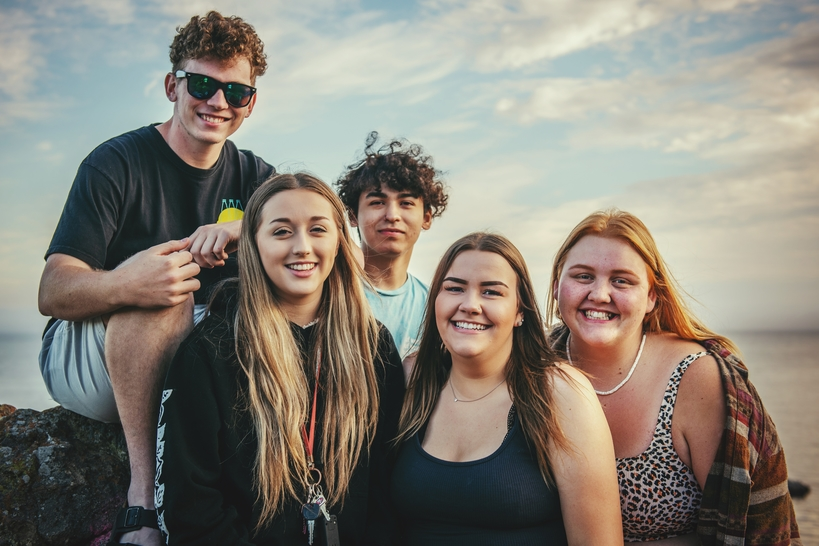
#> input picture e2e/e2e_src/sample_images/000_5.jpg, 819 x 546 px
$ python -i data_augment.py   (imports and definitions only)
#> lines starting #> are read from the running program, lines starting #| are printed output that depends on the picture; after the words box and inside, x2 and y2 are one past the last pixel; in counts of white or black regions, pixels touching at a corner belong together
#> further down, picture is the input picture: shape (546, 819, 3); mean B, G, R 119.5, 129.7, 135.4
import cv2
import numpy as np
import random
from src.services.facescan.plugins.pytorch_detector.utils.box_utils import matrix_iof


# [71 lines left out: function _crop, not called in this run]


def _distort(image):

    def _convert(image, alpha=1, beta=0):
#> called with alpha = 1, beta = -29.41
        tmp = image.astype(float) * alpha + beta
        tmp[tmp < 0] = 0
#> tmp: shape (546, 819, 3) float64; mean B, G, R 90.4, 100.5, 106.7
        tmp[tmp > 255] = 255
        image[:] = tmp
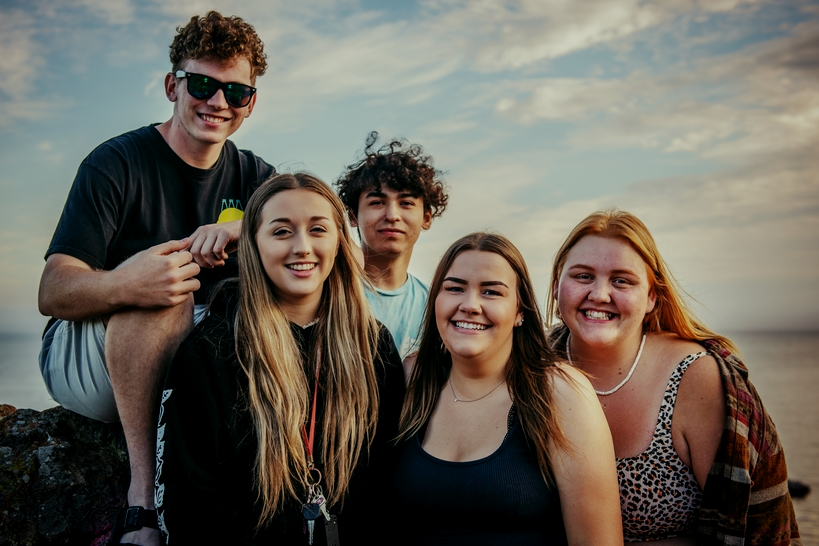
#> image: shape (546, 819, 3); mean B, G, R 89.9, 100, 106.2

    image = image.copy()

    if random.randrange(2):

        #brightness distortion
        if random.randrange(2):
            _convert(image, beta=random.uniform(-32, 32))

        #contrast distortion
        if random.randrange(2):
            _convert(image, alpha=random.uniform(0.5, 1.5))

        image = cv2.cvtColor(image, cv2.COLOR_BGR2HSV)
#> image: shape (546, 819, 3); mean H, S, V 41.6, 83.9, 100.7

        #saturation distortion
        if random.randrange(2):
            _convert(image[:, :, 1], alpha=random.uniform(0.5, 1.5))
#> call 3 of _convert, with alpha = 1.47, beta = 0
#> in _convert (call 3), `tmp = image.astype(float) * alpha + beta`:
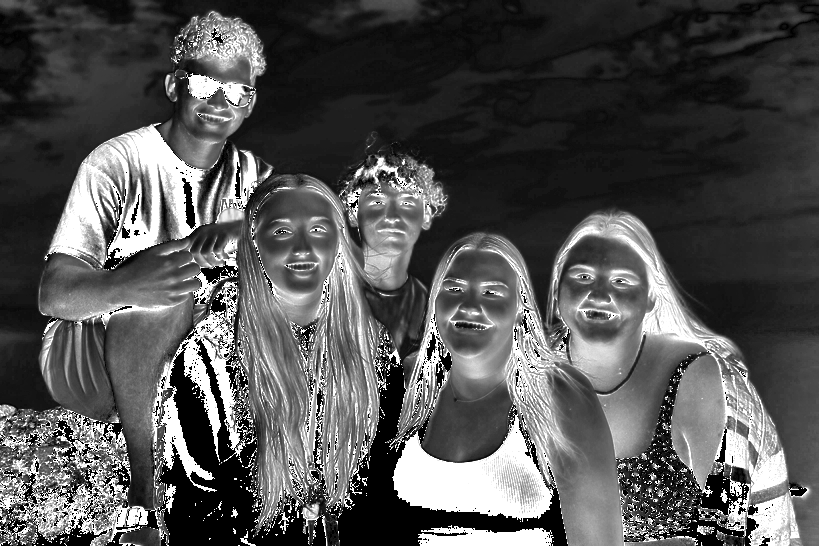
#> tmp: shape (546, 819) float64; min 0, max 374.3, mean 123.1; drawn with min black and max white
#> in _convert (call 3), `tmp[tmp > 255] = 255`:
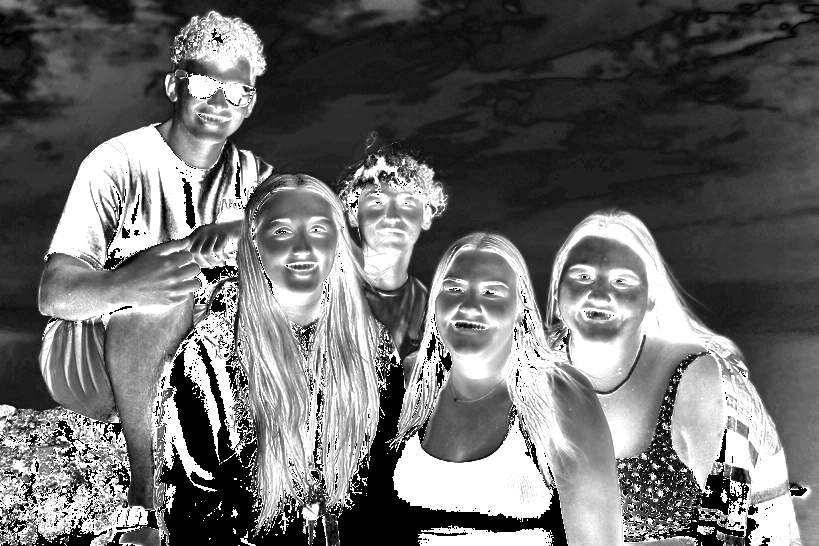
#> tmp: shape (546, 819) float64; 15.99% of pixels changed, all inside (x1, y1, x2, y2) = (0, 11, 810, 546)

        #hue distortion
        if random.randrange(2):
            tmp = image[:, :, 0].astype(int) + random.randint(-18, 18)
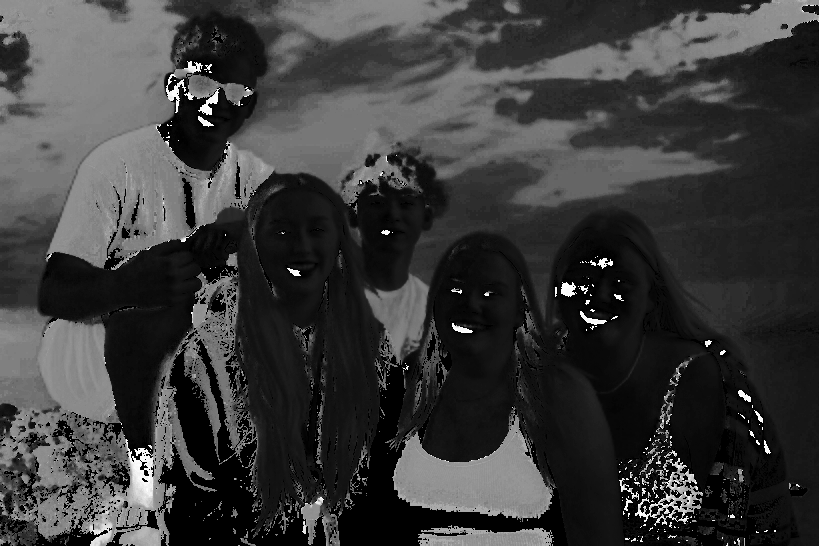
#> tmp: shape (546, 819) int64; min -5, max 174, mean 36.6; drawn with min black and max white
            tmp %= 180
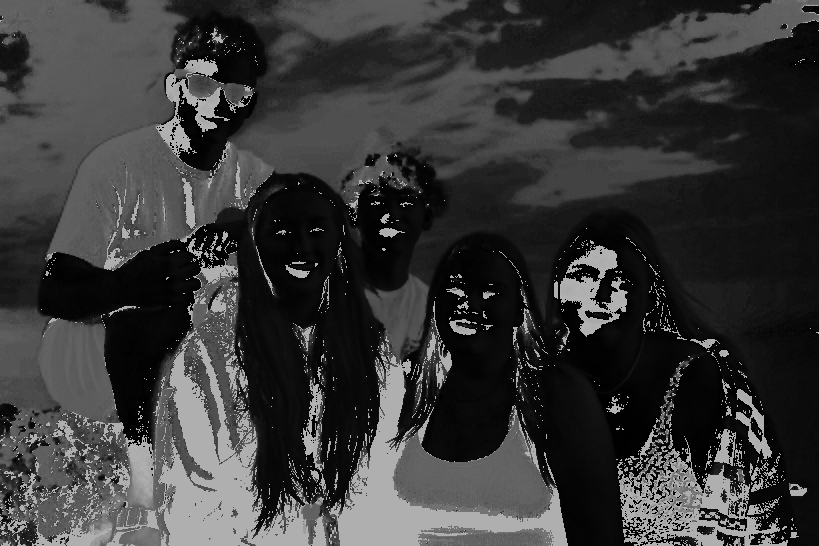
#> tmp: shape (546, 819) int64; 10.85% of pixels changed, all inside (x1, y1, x2, y2) = (0, 5, 819, 546)
            image[:, :, 0] = tmp
#> image: shape (546, 819, 3); mean H, S, V 56.2, 108.2, 100.7

        image = cv2.cvtColor(image, cv2.COLOR_HSV2BGR)
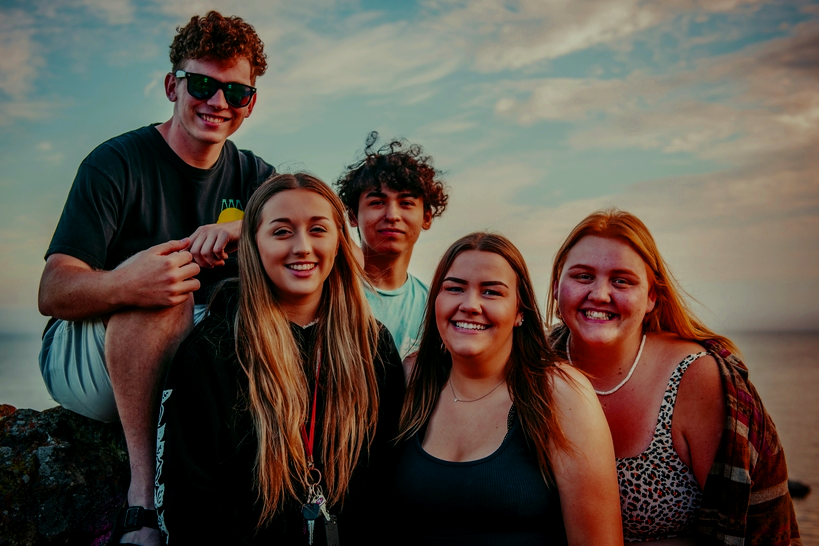
#> image: shape (546, 819, 3); mean B, G, R 71.8, 81.8, 93.8

    else:

        #brightness distortion
        if random.randrange(2):
            _convert(image, beta=random.uniform(-32, 32))

        image = cv2.cvtColor(image, cv2.COLOR_BGR2HSV)

        #saturation distortion
        if random.randrange(2):
            _convert(image[:, :, 1], alpha=random.uniform(0.5, 1.5))

        #hue distortion
        if random.randrange(2):
            tmp = image[:, :, 0].astype(int) + random.randint(-18, 18)
            tmp %= 180
            image[:, :, 0] = tmp

        image = cv2.cvtColor(image, cv2.COLOR_HSV2BGR)

        #contrast distortion
        if random.randrange(2):
            _convert(image, alpha=random.uniform(0.5, 1.5))

    return image


# [66 lines left out: functions _expand, _mirror, _pad_to_square, _resize_subtract_mean, not called in this run]


class preproc(object):

    def __init__(self, img_dim, rgb_means):
        self.img_dim = img_dim
        self.rgb_means = rgb_means

    # [23 lines left out: function __call__, not called in this run]

>>> import cv2
>>> picture = cv2.imread('../../../../../../../e2e/e2e_src/sample_images/000_5.jpg')
>>> result = _distort(picture)

$ run again, on e2e/e2e_src/sample_images/017_0.jpg
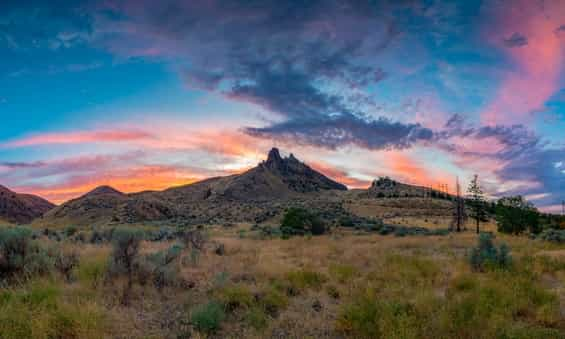
#> input picture e2e/e2e_src/sample_images/017_0.jpg, 565 x 339 px
#> picture is the input picture: shape (339, 565, 3); mean B, G, R 107.1, 98.9, 92.6
#> in _distort, `tmp %= 180`:
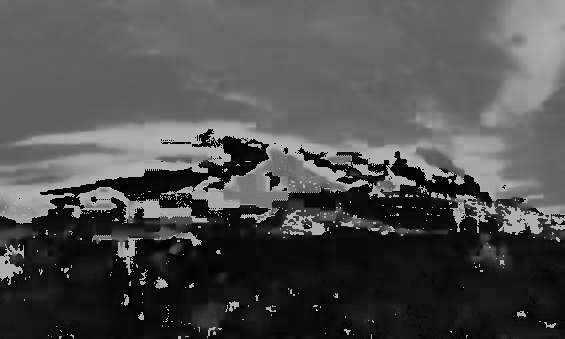
#> tmp: shape (339, 565) int64; min 0, max 179, mean 77.2
#> in _distort, `image = cv2.cvtColor(image, cv2.COLOR_HSV2BGR)`:
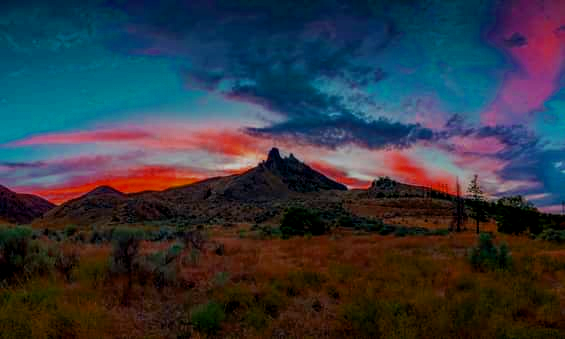
#> image: shape (339, 565, 3); mean B, G, R 65.7, 55.6, 50.5
